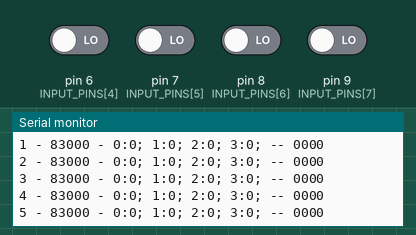
Bench run of a sketch on a simulated Arduino Nano, built with avr-gcc and run on an emulated ATmega328P. Parts: the last lines printed to the serial monitor. The inputs (shaded band) are chosen by the test bench; at power-on: pin 6 (INPUT_PINS[4]), pin 7 (INPUT_PINS[5]), pin 8 (INPUT_PINS[6]), pin 9 (INPUT_PINS[7]) LOW.

Above: at 1.2 s.
1.3 s: pin 6 (INPUT_PINS[4]) driven HIGH
At 1.57 s:
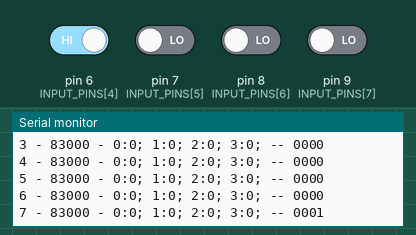
2.8 s: pin 7 (INPUT_PINS[5]) driven HIGH
At 2.98 s:
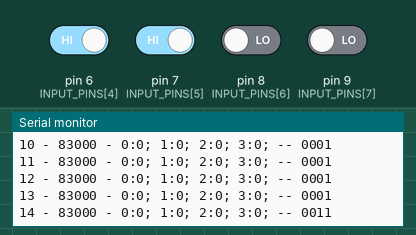
4.3 s: pin 8 (INPUT_PINS[6]) driven HIGH
At 4.59 s:
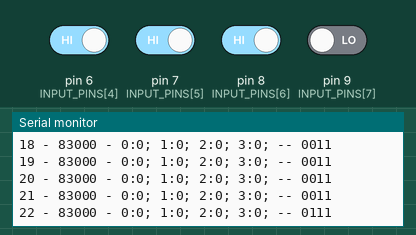
5.8 s: pin 9 (INPUT_PINS[7]) driven HIGH
At 6.0 s:
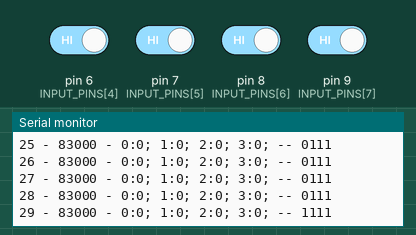
7.3 s: pin 6 (INPUT_PINS[4]) driven LOW
At 7.61 s:
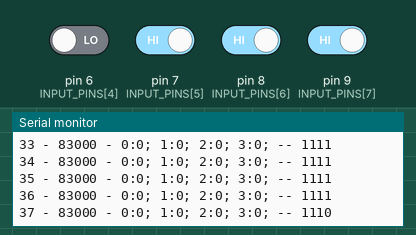
10.3 s: pin 7 (INPUT_PINS[5]) driven LOW
At 10.63 s:
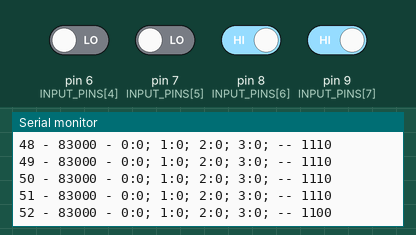
Timing chart, 0 to 13.3 s (numbered marks = the images above; inputs shaded):
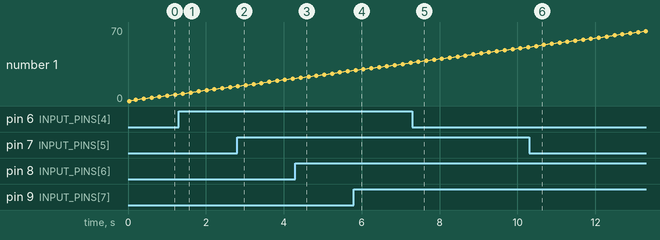

The sketch:

arduino-nano_bin2bcd.ino
```cpp
/*
 *
 * C.BRESSY - P.BRESSY
 * 2022.05.16
 *
 * Simulation of binary to BCD using Arduino Nano using MCP23008 gpio extender.
 * Tables from https://tableconvert.com/ <3
 *
 * Interrupts on GPIO moved => re-calculate output pins?
 *
 * Truth table of add3 module:
 * | VALUE_BIN | A3 | A2 | A1 | A0 | VALUE_BCD | S3 | S2 | S1 | S0 | CONVERTED |
 * |-----------|----|----|----|----|-----------|----|----|----|----|-----------|
 * | 0         | 0  | 0  | 0  | 0  | 0         | 0  | 0  | 0  | 0  | 0         |
 * | 1         | 0  | 0  | 0  | 1  | 1         | 0  | 0  | 0  | 1  | 1         |
 * | 2         | 0  | 0  | 1  | 0  | 2         | 0  | 0  | 1  | 0  | 2         |
 * | 3         | 0  | 0  | 1  | 1  | 3         | 0  | 0  | 1  | 1  | 3         |
 * | 4         | 0  | 1  | 0  | 0  | 4         | 0  | 1  | 0  | 0  | 4         |
 * | 5         | 0  | 1  | 0  | 1  | 5         | 1  | 0  | 0  | 0  | 8         |
 * | 6         | 0  | 1  | 1  | 0  | 6         | 1  | 0  | 0  | 1  | 9         |
 * | 7         | 0  | 1  | 1  | 1  | 7         | 1  | 0  | 1  | 0  | 10        |
 * | 8         | 1  | 0  | 0  | 0  | 8         | 1  | 0  | 1  | 1  | 11        |
 * | 9         | 1  | 0  | 0  | 1  | 9         | 1  | 1  | 0  | 0  | 12        |
 * | 10        | 1  | 0  | 1  | 0  | X         | X  | X  | X  | X  | -         |
 * | 11        | 1  | 0  | 1  | 1  | X         | X  | X  | X  | X  | -         |
 * | 12        | 1  | 1  | 0  | 0  | X         | X  | X  | X  | X  | -         |
 * | 13        | 1  | 1  | 0  | 1  | X         | X  | X  | X  | X  | -         |
 * | 14        | 1  | 1  | 1  | 0  | X         | X  | X  | X  | X  | -         |
 * | 15        | 1  | 1  | 1  | 1  | X         | X  | X  | X  | X  | -         |
 *
 *
 * --> add3 module S0 :
 * | S0_A3A2/A1A0 | 00 | 01 | 11 | 10 |
 * |-----------|----|----|----|----|
 * | 00        | 0  | 1  | 1  | 0  |
 * | 01        | 0  | 0  | 0  | 1  |
 * | 11        | X  | X  | X  | X  |
 * | 10        | 1  | 0  | X  | X  |
 * S0 = A3'A2'A0 + A2A1A0' + A3A0'
 *
 *
 * --> add3 module S1 :
 * | S1_A3A2/A1A0 | 00 | 01 | 11 | 10 |
 * |--------------|----|----|----|----|
 * | 00           | 0  | 0  | 1  | 1  |
 * | 01           | 0  | 0  | 1  | 0  |
 * | 11           | X  | X  | X  | X  |
 * | 10           | 1  | 0  | X  | X  |
 * S1 = A1A0 + A3A0' + A2'A1A0'
 *
 *
 * --> add3 module S2 :
 * | S2_A3A2/A1A0 | 00 | 01 | 11 | 10 |
 * |--------------|----|----|----|----|
 * | 00           | 0  | 0  | 0  | 0  |
 * | 01           | 1  | 0  | 0  | 0  |
 * | 11           | X  | X  | X  | X  |
 * | 10           | 0  | 1  | X  | X  |
 * S2 = A2A1'A0' + A3A0
 *
 *
 * --> add3 module S3 :
 * | S3_A3A2/A1A0 | 00 | 01 | 11 | 10 |
 * |--------------|----|----|----|----|
 * | 00           | 0  | 0  | 0  | 0  |
 * | 01           | 0  | 1  | 1  | 1  |
 * | 11           | X  | X  | X  | X  |
 * | 10           | 1  | 1  | X  | X  |
 * S3 = A3 + A2A0 + A2A1
 *
 */

const uint8_t INPUT_PINS[] = {2, 3, 4, 5, 6, 7, 8, 9 };   // IN_7 to IN_0

// 8 input pins (counting from 0 to 255)
boolean IN_VALUES[8];

// 10 output pins 2/4 BCD (0-2) + 2x4 BCD (0-9) :
boolean OUT_VALUES[10];

boolean _add3_S0(bool _a3, bool _a2, bool _a1, bool _a0){
  // S0 = A3'A2'A0 + A2A1A0' + A3A0'
  return digitalRead(INPUT_PINS[7]);
}
boolean _add3_S1(bool _a3, bool _a2, bool _a1, bool _a0){
  // S1 = A1A0 + A3A0' + A2'A1A0'
  return digitalRead(INPUT_PINS[6]);
}
boolean _add3_S2(bool _a3, bool _a2, bool _a1, bool _a0){
  // S2 = A2A1'A0' + A3A0
  return digitalRead(INPUT_PINS[5]);
}
boolean _add3_S3(bool _a3, bool _a2, bool _a1, bool _a0){
  // S3 = A3 + A2A0 + A2A1
  return digitalRead(INPUT_PINS[4]);
}

boolean * add3(bool _a3, bool _a2, bool _a1, bool _a0){
  boolean add3_val[] = {
    _add3_S3(_a3,_a2,_a1,_a0),
    _add3_S2(_a3,_a2,_a1,_a0),
    _add3_S1(_a3,_a2,_a1,_a0),
    _add3_S0(_a3,_a2,_a1,_a0)
    };
  return add3_val;
}

void setup() {
  Serial.begin(9600);
  Serial.println("Setup begin.");

  for (int i = 0; i < 8; i++) {
    pinMode(INPUT_PINS[i], INPUT);
  }

  // TODO : setup MCP23008
//  for (int i = 0; i < 8; i++) {
//    pinMode(OUTPUT_PINS[i], INPUT);
//  }
  Serial.println("Setup done.");
}
int count = 0;
void loop() {
  Serial.print(count);
  Serial.print(" - ");
  Serial.print(add3(INPUT_PINS[3],INPUT_PINS[2],INPUT_PINS[1],INPUT_PINS[0])[0]);
  Serial.print(add3(INPUT_PINS[3],INPUT_PINS[2],INPUT_PINS[1],INPUT_PINS[0])[1]);
  Serial.print(add3(INPUT_PINS[3],INPUT_PINS[2],INPUT_PINS[1],INPUT_PINS[0])[2]);
  Serial.print(add3(INPUT_PINS[3],INPUT_PINS[2],INPUT_PINS[1],INPUT_PINS[0])[3]);
  Serial.print(" - ");
  boolean tmp_result[4] = {add3(INPUT_PINS[3],INPUT_PINS[2],INPUT_PINS[1],INPUT_PINS[0])};
  int i = 0;
  for(i = 0; i < 4; i++){
    Serial.print(i);
    Serial.print(":");
    Serial.print(tmp_result[i]);
    Serial.print("; ");
  }
  Serial.print("-- ");
  Serial.print(digitalRead(INPUT_PINS[7]));
  Serial.print(digitalRead(INPUT_PINS[6]));
  Serial.print(digitalRead(INPUT_PINS[5]));
  Serial.println(digitalRead(INPUT_PINS[4]));
  delay(200);
  count++;
}
```

Measured:
- after the input at 1.3 s, the serial monitor: prints a new line after 0.11 s (image 1)
- after the input at 2.8 s, the serial monitor: prints a new line at once (image 2)
- after the input at 4.3 s, the serial monitor: prints a new line after 0.13 s (image 3)
- after the input at 5.8 s, the serial monitor: prints a new line at once (image 4)
- after the input at 7.3 s, the serial monitor: prints a new line after 0.16 s (image 5)
- after the input at 10.3 s, the serial monitor: prints a new line after 0.18 s (image 6)
